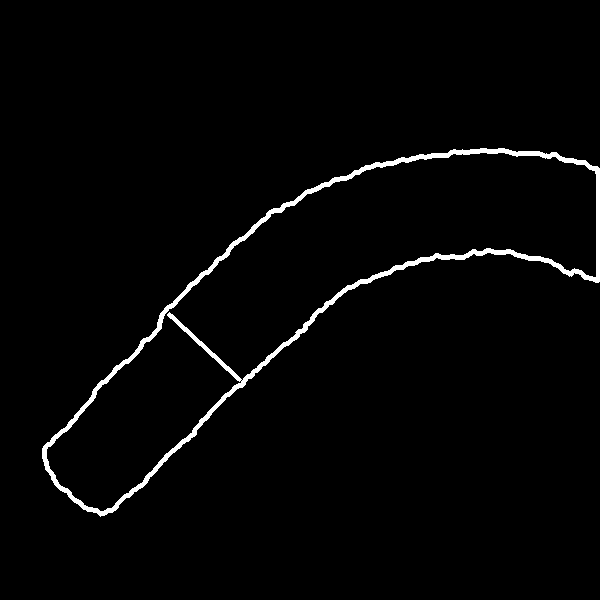
//> input picture img/result/P070_crop3_contour.png, 600 x 600 px
$ ./corner-detector   (built with g++ and OpenCV 4)
//> lines starting //> are read from the running program, lines starting //| are printed output that depends on the picture; after the words box and inside, x2 and y2 are one past the last pixel; in counts of white or black regions, pixels touching at a corner belong together
//> further down, image is the input picture: 600 rows x 600 cols, CV_8UC3; 2.1% white; 1 white region, box (x1, y1, x2, y2) and area: (42, 148, 600, 517) 7504
#include <opencv2/highgui.hpp>
#include <opencv2/opencv.hpp>
#include "opencv2/imgproc.hpp"
#include <stdio.h>

using namespace std;
using namespace cv;

#define circle_width 3
#define line_width   2
#define size_scale   0.5
#define X_size       1200 * size_scale
#define Y_size       1200 * size_scale
#define offset       700
#define pi           3.1415926

Mat image, src, src_gray;
int thresh = 75;
int imratio = 2;
int max_thresh = 255;
const char* source_window = "Source image";
const char* corners_window = "Corners detected";

bool mouse_event = 0;


void cornerHarris_demo( int, void* ){
    int blockSize = 2;
    int apertureSize = 3;
    double k = 0.04;

    Mat dst = Mat::zeros( src.size(), CV_32FC1 );
    cornerHarris( src_gray, dst, blockSize, apertureSize, k );
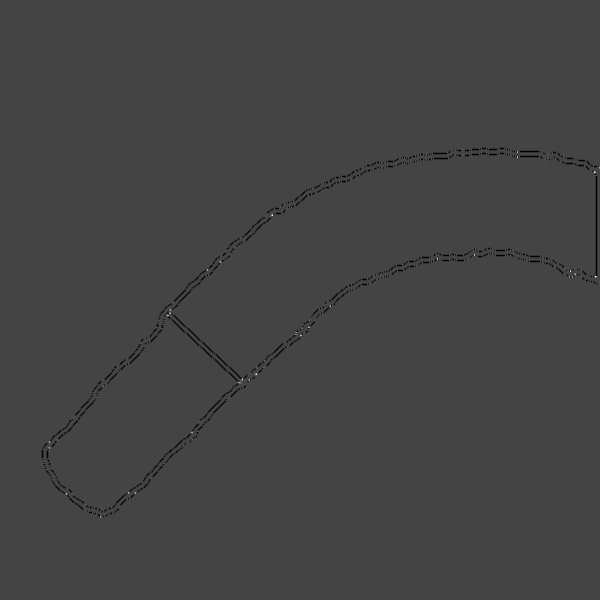
//> dst: 600 rows x 600 cols, CV_32FC1; min -0.04, max 0.108, mean -0.000274; drawn with min black and max white

    Mat dst_norm, dst_norm_scaled;
    normalize( dst, dst_norm, 0, 255, NORM_MINMAX, CV_32FC1, Mat() );
    convertScaleAbs( dst_norm, dst_norm_scaled );

    for( int i = 0; i < dst_norm.rows ; i++ ){
        for( int j = 0; j < dst_norm.cols; j++ ){
            if( (int) dst_norm.at<float>(i,j) > thresh ){
                circle(dst_norm_scaled, Point(j,i), 5,  Scalar(0,0,255), FILLED);
            }
        }
    }
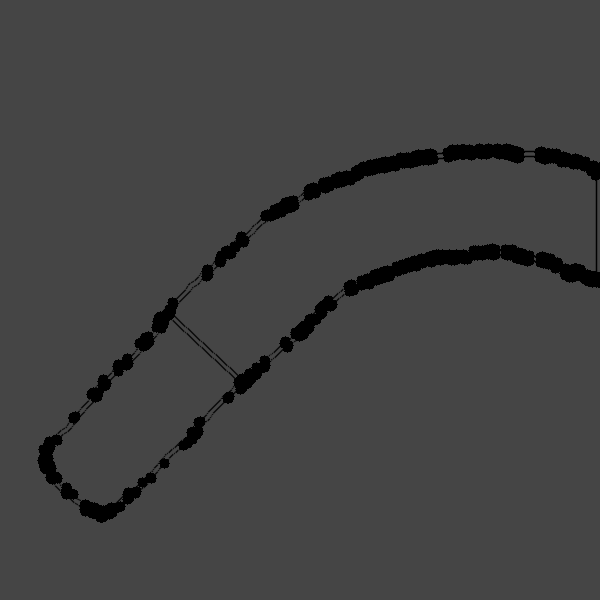
//> dst_norm_scaled: 600 rows x 600 cols, CV_8UC1; min 0, max 69, mean 65.8

    namedWindow( corners_window );
    imshow( corners_window, dst_norm_scaled );
}

void CallBackFunc(int event, int x, int y, int flags, void *ptr){
    Point*p = (Point*)ptr;
    if(event == EVENT_LBUTTONDOWN){
        p->x = x;
        p->y = y;
        circle(src, Point(x,y), circle_width, Scalar(0,0,255),FILLED);
        mouse_event = 1;
    }
}


int main(){
    char wait_char;
    bool status;
    String source    = "../img/result/",
           result    = "../img/result/",
           filename  = "P070_crop3_contour",
           filetype  = ".png",
           path      = source+filename+filetype;

    image = imread(path,IMREAD_COLOR);

    if(!image.data){
            printf("Could not open file\n");
            return -1;
    }
    src = image;
    //resize(image, src, Size(X_size,Y_size), INTER_LINEAR);

    cvtColor( src, src_gray, COLOR_BGR2GRAY );

    namedWindow(source_window );
    createTrackbar("Threshold: ", source_window, &thresh, max_thresh, cornerHarris_demo );
    imshow(source_window, src );
    cornerHarris_demo( 0, 0 );
    waitKey();

    waitKey(0);

    return 0;
}
